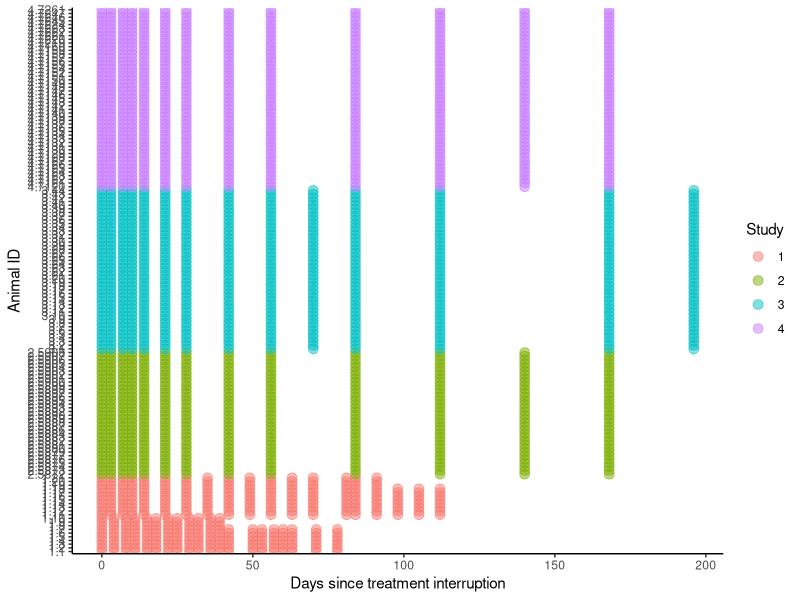
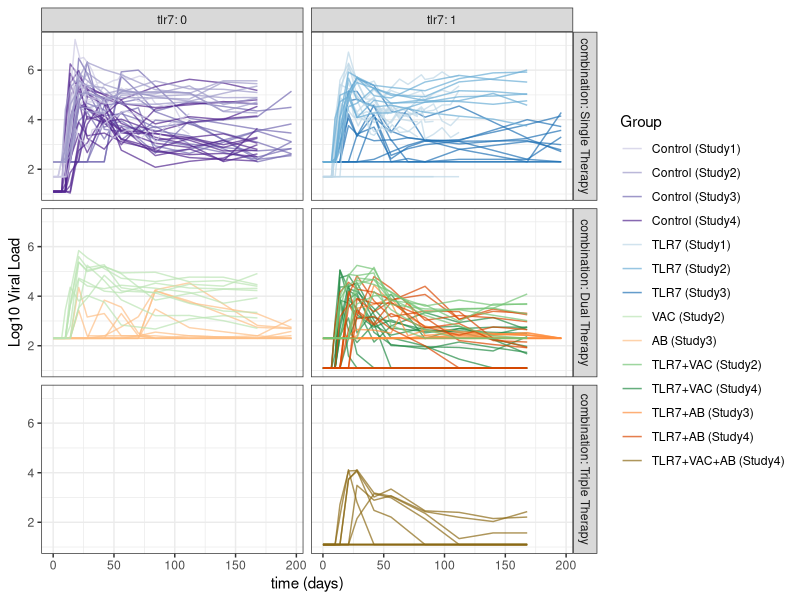
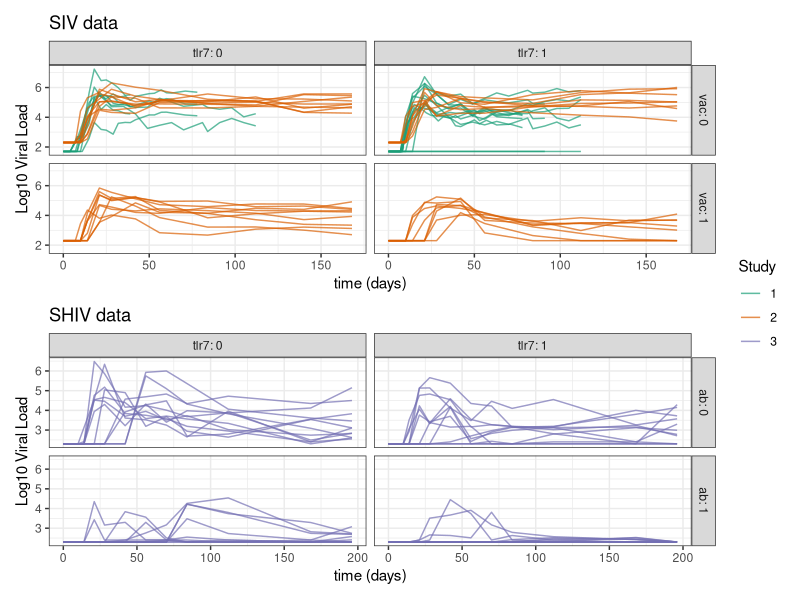

These figures' R source, in order: (Note: this script raises an error after producing the figures.)
################################################################################
#### This script is for exploring the viral dynamics data and generating subsets
################################################################################

##### Load Libraries
library(tidyverse)
library(here)
library(patchwork)
library(RColorBrewer)

# working directory
here()

# set theme
theme_set(theme_bw())

# Read in data ####

SIV_data <- read_table(here("data", "source", "VACTLR7_DATA.txt")) 
SHIV_data <- read_table(here("data", "source", "ABTLR7_DATA.txt")) 
VACAB_data <- read_table(here("data", "source", "VACABTLR7_DATA.txt"))

# In SIV data, study = 1 corresponds to study 1, study = 0 corresponse to study 2
glimpse(SIV_data)
glimpse(SHIV_data)
glimpse(VACAB_data)

# Count number of animals in each study
SIV_data %>% distinct(id, study) %>% count(study)
SHIV_data %>% distinct(id) %>% nrow()
VACAB_data %>% distinct(id) %>% nrow()
# Study 1: 21, Study 2: 34, Study 3: 44, Study 4: 49

# Count animals in each treatment group:
SIV_data %>% distinct(id, study, tlr7, vac) %>% count(study, tlr7, vac)
#   study  tlr7   vac     n
# 1 0         0     0     9
# 2 0         0     1     9
# 3 0         1     0     8
# 4 0         1     1     8
# 5 1         0     0     8
# 6 1         1     0    13

SHIV_data %>% distinct(id, tlr7, ab) %>% count(tlr7, ab)
#    tlr7    ab     n
# 1     0     0    11
# 2     0     1    11
# 3     1     0    11
# 4     1     1    11

VACAB_data %>% distinct(id, tlr7, ab, vac) %>% count(tlr7,vac,ab)
#    tlr7   vac    ab     n
# 1     0     0     0    15
# 2     1     0     1    12
# 3     1     1     0    12
# 4     1     1     1    10


# Compare data collection time points ####

rbind(
  SIV_data %>%  mutate(study = abs(study - 2)) %>% distinct(study, id, time),
  SHIV_data %>%  mutate(study = 3) %>% distinct(study, id, time),
  VACAB_data %>%  mutate(study = 4) %>% distinct(study, id, time)
) %>% 
  arrange(study, id) %>% 
  mutate(y = fct_inorder(interaction(study, id))) %>% 
  ggplot(aes(time, y, color = factor(study))) + geom_point(size = 3, alpha = 0.5) +
  # facet_wrap(~study, ncol = 1, scales ="free_y") + 
  theme_classic() + 
  labs(x = "Days since treatment interruption", y = "Animal ID", color = "Study") 


# Visualize rebound trajectories ####
rbind(
  SIV_data %>% select(id, time, vl, tlr7, second_therapy = vac, study)  %>% 
    mutate(treatment = case_when(
      tlr7 == 0 & second_therapy == 0 ~ "Control",
      tlr7 == 1 & second_therapy == 0 ~ "TLR7",
      tlr7 == 0 & second_therapy == 1 ~ "VAC",
      tlr7 == 1 & second_therapy == 1 ~ "TLR7+VAC"
    ), data = "SIV", study = abs(study-2)),
  SHIV_data %>% select(id, time, vl, tlr7, second_therapy = ab)  %>% 
    mutate(treatment = case_when(
      tlr7 == 0 & second_therapy == 0 ~ "Control",
      tlr7 == 1 & second_therapy == 0 ~ "TLR7",
      tlr7 == 0 & second_therapy == 1 ~ "AB",
      tlr7 == 1 & second_therapy == 1 ~ "TLR7+AB"
    ), data = "SHIV", study = 3
    ),
  VACAB_data %>% filter(vac != 1) %>% select(id, time, vl, tlr7, second_therapy = ab) %>% 
    mutate(treatment = case_when(
      tlr7 == 0 & second_therapy == 0 ~ "Control",
      tlr7 == 1 & second_therapy == 0 ~ "TLR7",
      tlr7 == 0 & second_therapy == 1 ~ "AB",
      tlr7 == 1 & second_therapy == 1 ~ "TLR7+AB"
    ), data = "SHIV", study = 4),
  
  VACAB_data %>% filter(ab != 1) %>% select(id, time, vl, tlr7, second_therapy = vac) %>% 
    mutate(treatment = case_when(
      tlr7 == 0 & second_therapy == 0 ~ "Control",
      tlr7 == 1 & second_therapy == 0 ~ "TLR7",
      tlr7 == 0 & second_therapy == 1 ~ "VAC",
      tlr7 == 1 & second_therapy == 1 ~ "TLR7+VAC"
    ), data = "SHIV", study = 4)
  
  ) %>% mutate(combination = ifelse(second_therapy == 0, "Single Therapy", "Dual Therapy")) %>% 
  select(-second_therapy) %>% 
  rbind(VACAB_data %>% filter(ab == 1 & vac == 1) %>% select(id, time, vl, tlr7) %>% 
          mutate(treatment = "TLR7+VAC+AB", data = "SHIV", study = 4, combination = "Triple Therapy")) %>% 
  mutate(treatment = factor(treatment, levels = c("Control", "TLR7", "VAC", "AB", "TLR7+VAC", "TLR7+AB", 'TLR7+VAC+AB')),
         group = paste0(treatment, " (Study", study, ")"),
         combination = factor(combination, levels = c("Single Therapy", "Dual Therapy", "Triple Therapy"))) %>%
  arrange(treatment) %>% 
  mutate(group = fct_inorder(group)) %>% 
  ggplot(aes(time, vl, group = interaction(id, treatment, data), color = group)) + 
  geom_line( alpha = 0.7) + 
  facet_grid(combination~tlr7, label = "label_both") + 
  labs(x = "time (days)", y = "Log10 Viral Load", color = "Group") +
  scale_color_manual(
    values = c(brewer.pal(5, "Purples")[-1], brewer.pal(4, "Blues")[-1],
               brewer.pal(4, "Greens")[2], brewer.pal(4, "Oranges")[2],
               brewer.pal(4, "Greens")[3], brewer.pal(4, "Greens")[4], 
               brewer.pal(4, "Oranges")[3], brewer.pal(4, "Oranges")[4],
               "goldenrod4")
  )

SIV_data %>% 
  mutate(study = factor(ifelse(study == 1, "1", "2"), levels = as.character(1:3))) %>% 
  ggplot(aes(time, vl, group = id, color = study)) + 
  geom_line(show.legend = T, alpha = 0.7) + 
  facet_grid(vac~tlr7, label = "label_both") + 
  labs(x = "time (days)", y = "Log10 Viral Load",
       title = "SIV data", color = "Study") + 
  
  SHIV_data %>% 
  mutate(study = factor("3", levels = as.character(1:3))) %>% 
  ggplot(aes(time, vl, group = id, color = study)) + 
  geom_line(show.legend = T, alpha = 0.7) + 
  facet_grid(ab~tlr7, label = "label_both") + 
  labs(x = "time (days)", y = "Log10 Viral Load",
       title = "SHIV data", color = "Study") + 
  
  plot_layout(ncol = 1, guides = "collect") & 
  scale_color_brewer(palette = "Dark2", drop = F)



#####
# Create a data set with only STUDY1 data
study1 <- SIV_data %>% 
  filter(study == 1) %>% 
  select(id, time, vl, censor, tlr7) 

write_delim(study1, here("data", "derived", "STUDY1_DATA.txt"), delim = "\t")

#####
# Create a data set with only STUDY1 control data
study1_control <- SIV_data %>% 
  filter(study == 1, vac == 0, tlr7 == 0) %>% 
  select(id, time, vl, censor) 

write_delim(study1_control, here("data", "derived", "STUDY1_CONTROL_DATA.txt"), delim = "\t")

#####
# Create a data set with only STUDY1 data excluding non-rebounding animals
exclude <- SIV_data %>% filter(vl < 2, time > 50) %>% pull(id) %>% unique

SIV_data_rebound_s1 <- SIV_data %>% 
  filter(!(id %in% exclude), study == 1)

write_delim(SIV_data_rebound_s1, here("data", "derived", "STUDY1_REBOUND_DATA.txt"), delim = "\t")

#####
# Create a data set with only STUDY2 data
study2 <- SIV_data %>% 
  filter(study == 0) %>% 
  select(id, time, vl, censor, tlr7, vac, intTLR7VAC) 

write_delim(study2, here("data", "derived", "STUDY2_DATA.txt"), delim = "\t")

#####
# Create a data set with only STUDY2 control data
study2_control <- SIV_data %>% 
  filter(study == 0, tlr7 == 0 , vac == 0) %>% 
  select(id, time, vl, censor) 

write_delim(study2_control, here("data", "derived", "STUDY2_CONTROL_DATA.txt"), delim = "\t")

#####
# Create data set with only controls for SIV
SIV_data_control <- SIV_data %>% 
  filter(tlr7 == 0, vac == 0) %>% 
  select(id, time, vl, censor, study)

write_delim(SIV_data_control, here("data", "derived", "SIV_CONTROL_DATA.txt"), delim = "\t")


#####
# Create a data set excluding non-rebounding animals
exclude <- SIV_data %>% filter(vl < 2, time > 50) %>% pull(id) %>% unique

SIV_data_rebound <- SIV_data %>% 
  filter(!(id %in% exclude))

write_delim(SIV_data_rebound, here("data", "derived", "SIV_REBOUND_DATA.txt"), delim = "\t")


#####
# Create a dataset with only control + TLR7 from either SIV study
TLR7 <- SIV_data %>% 
  filter(vac != 1) %>% 
  select(id, time, vl, censor, tlr7, study, intTLR7STUD) 

write_delim(TLR7, here("data", "derived", "SIV_TLR7_DATA.txt"), delim = "\t")

#####
# Create a dataset with only control + VAC
VAC <- SIV_data %>% 
  filter(tlr7 != 1) %>% 
  select(id, time, vl, censor, vac) 

write_delim(VAC, here("data", "derived", "VAC_DATA.txt"), delim = "\t")

#####
# create table with dosing information

study1_dosing <- rbind(
  data.frame(id = 1:4, GS9620 = 0, num = 7, cum = 1.8, avg = 0.26, max = 0.3, ART_dur_wk = 76),
  data.frame(id = 5:10, GS9620 = 0, num = 0, cum = 0, avg = 0, max = 0, ART_dur_wk = 76),
  data.frame(id = 11:12, GS9620 = 0, num = 0, cum = 0, avg = 0, max = 0, ART_dur_wk = 115),
  data.frame(id = 13:15, GS9620 = 0, num = 19, cum = 1.9, avg = 0.1, max = 0.1, ART_dur_wk = 115),
  data.frame(id = 16:18, GS9620 = 1, num = 19, cum = 0.95, avg = 0.05, max = 0.05, ART_dur_wk = 115),
  data.frame(id = 19:21, GS9620 = 1, num = 10, cum = 1.5, avg = 0.15, max = 0.15, ART_dur_wk = 115)
)

study2_dosing <- rbind(
  data.frame(id = unique(filter(study2, tlr7 == 1)$id), GS9620 = 1, num = 11, cum = 1.65, avg = 0.15, max = 0.15, ART_dur_wk = 71),
  data.frame(id = unique(filter(study2, tlr7 != 1)$id), GS9620 = 0, num = 0, cum = 0, avg = 0, max = 0, ART_dur_wk = 71)
)

dosing <- rbind(study1_dosing , study2_dosing)

# Combine vl data with dosing

SIV_data_dosing <- left_join(SIV_data, dosing, by = "id") 

write_delim(SIV_data_dosing, here("data", "derived", "SIV_DATA_DOSING.txt"), delim = "\t")

#####
# Create a subset of only control animals for study 3 (SHIV)

study3_control <- SHIV_data %>% 
  filter(tlr7 == 0, ab == 0) %>% 
  select(id, time, vl, censored) 

write_delim(study3_control, here("data", "derived", "STUDY3_CONTROL_DATA.txt"), delim = "\t")

#####
# Create a subset of only control animals for study 4 (SHIV2)

study4_control <- VACAB_data %>% 
  filter(tlr7 == 0, ab == 0, tlr7 == 0) %>% 
  select(id, time, vl, censor) 

write_delim(study4_control, here("data", "derived", "STUDY4_CONTROL_DATA.txt"), delim = "\t")
